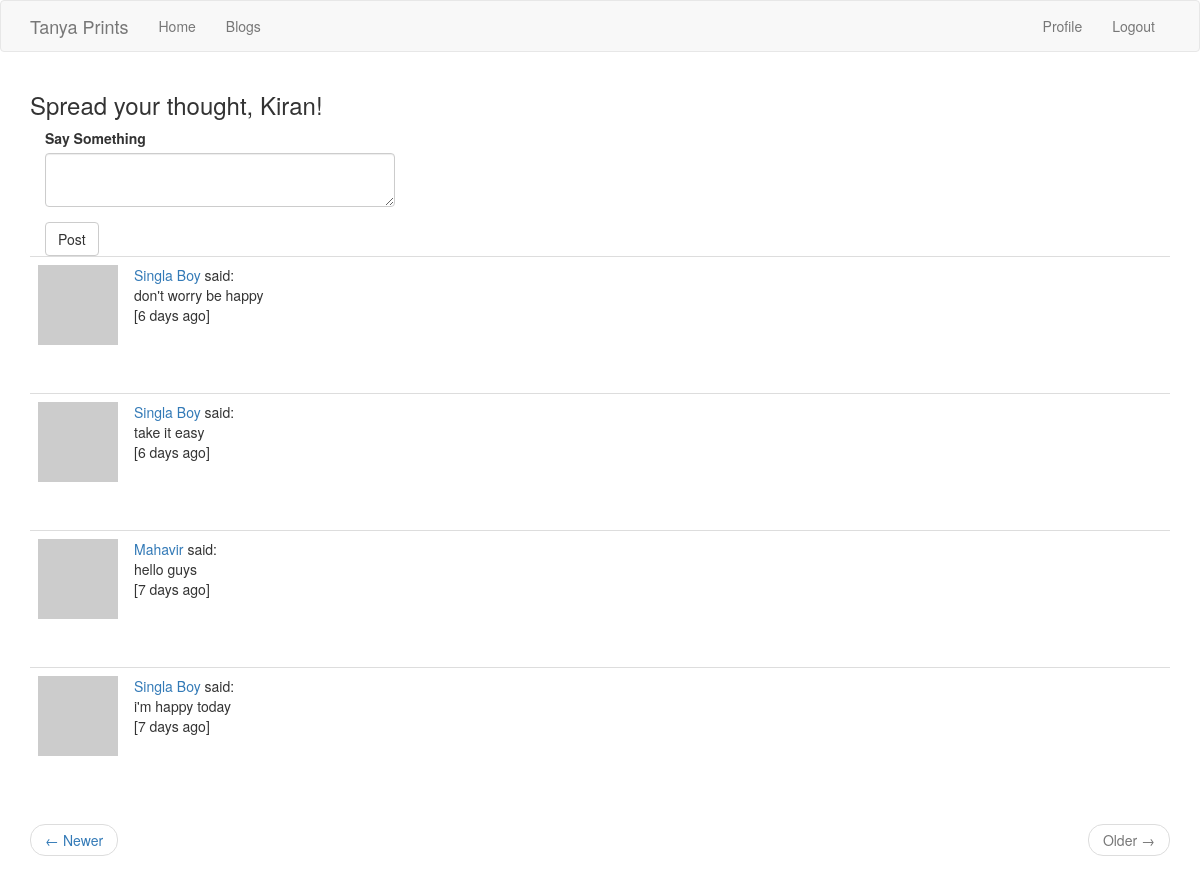
/index/blogs?page=2 (signed in), run on the app's committed database.
### app/models.py (models this page shows, shortened)
class User(UserMixin, db.Model):
	id = db.Column(db.Integer, primary_key = True)
	username = db.Column(db.String(32), index = True, unique = True)
	email = db.Column(db.String(64), unique=True)
	password_hash = db.Column(db.String(128))
	about_me = db.Column(db.String(256))
	last_seen = db.Column(db.DateTime, default=datetime.utcnow)
	blogs = db.relationship('Blog', backref='author', lazy='dynamic')
	followed = db.relationship(
				'User', secondary=followers,
				 primaryjoin=(followers.c.follower_id == id),
				 secondaryjoin=(followers.c.followed_id == id),
				 backref=db.backref('followers', lazy='dynamic'),
				 lazy='dynamic')
	def avatar(self, size):
		digest = md5(self.email.lower().encode('utf-8')).hexdigest()
		return 'https://www.gravatar.com/avatar/{}?d=identicon&s={}'.format(digest, size)

class Blog(db.Model):
	id = db.Column(db.Integer, primary_key = True)
	title = db.Column(db.String(128), unique=True)
	time_stamp = db.Column(db.DateTime, index=True, default=datetime.utcnow)
	body = db.Column(db.String(512))
	user_id = db.Column(db.Integer, db.ForeignKey('user.id'))
	language = db.Column(db.String(5))

### app/routes.py (the view, shortened to what this page needs)
@app.route('/index/blogs')
@login_required
def blogs():
	form = BlogForm()
	page  = request.args.get('page', 1, type=int)
	posts = Blog.query.order_by(Blog.time_stamp.desc()).paginate(page, app.config['POST_PER_PAGE'], False)
	next_url = url_for('blogs', page=posts.next_num) if posts.has_next else None
	prev_url = url_for('blogs', page=posts.prev_num) if posts.has_prev else None
	return render_template('blogs.html', title='TP-Blogs', posts=posts.items, next_url=next_url, prev_url=prev_url,\
							form = form)

### app/forms.py
class BlogForm(FlaskForm):
	content = TextAreaField('Say Something', validators=[DataRequired(), Length(min=0, max=512)])
	submit = SubmitField('Post')

### app/models.py (called while the page is built)
@login.user_loader
def load_user(id):
	return User.query.get(int(id))

### app/routes.py (called while the page is built)
@app.before_request
def before_request():
	if current_user.is_authenticated:
		current_user.last_seen = datetime.utcnow()
		db.session.commit()

### app/templates/blogs.html
{%extends "base.html"%}
{% import 'bootstrap/wtf.html' as wtf%}
{%block app_content%}
	{%if not current_user.is_anonymous%}
	<h3>Spread your thought, {{current_user.username.title()}}!</h3>
	<div classs='row'>
		<div class='col-md-4'>
			{{wtf.quick_form(form)}}
		</div>
	{%endif%}
	<br>
	{% for post in posts %}
		{% include 'user_blog.html' %}
	{% endfor %}
	<nav aria-label='...'>
		<ul class='pager'>
			<li class='previous{% if not prev_url %} disabled {% endif %}'>
			<a href="{{prev_url or '#'}}">
			<span aria-hidden="true">&larr;</span> Newer
			</a>
			</li>
			<li class='next{% if not next_url %} disabled {% endif %}'>
			<a href="{{next_url or '#'}}">
			Older <span aria-hidden='true'>&rarr;</span>
			</a>
			</li>
		</ul>
	</nav>
{%endblock%}

### app/templates/user_blog.html
<table class='table table-hover'>
	<tr valign='top'>
		<td width='50px'>
		<a href="{{url_for('user', username=post.author.username)}}">
			<img src='{{post.author.avatar(50)}}'/>
		</a>
		</td>
		<td>
			<a href="{{url_for('user', username=post.author.username)}}">
			{{post.author.username.title()}}</a>
			said:<br>
			<span id="post{{post.id}}">{{post.body}}</span><br>
			[{{moment(post.time_stamp).fromNow()}}]
		</td>
	</tr>
</table>
<br>

### data on the page
User: username "Kiran"
Blog: author.username "Singla Boy", body "don't worry be happy", time_stamp "6 days ago"
Blog: author.username "Singla Boy", body "take it easy", time_stamp "6 days ago"
Blog: author.username "Mahavir", body "hello guys", time_stamp "7 days ago"
Blog: author.username "Singla Boy", body "i'm happy today", time_stamp "7 days ago"
